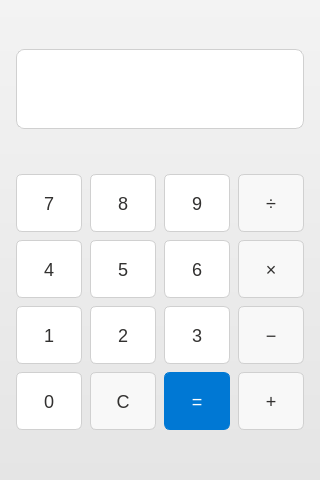
<?xml version="1.0" encoding="UTF-8"?>
<ui version="4.0">
 <class>Widget</class>
 <widget class="QWidget" name="Widget">
  <property name="geometry">
   <rect>
    <x>0</x>
    <y>0</y>
    <width>320</width>
    <height>480</height>
   </rect>
  </property>
  <property name="minimumSize">
   <size>
    <width>320</width>
    <height>480</height>
   </size>
  </property>
  <property name="windowTitle">
   <string>Calculator</string>
  </property>
  <property name="styleSheet">
   <string notr="true">
QWidget {
    background: qlineargradient(x1:0, y1:0, x2:0, y2:1, stop:0 #f3f3f3, stop:1 #e5e5e5);
    font-family: "Segoe UI", system-ui;
}
   </string>
  </property>
  <layout class="QVBoxLayout" name="verticalLayout">
   <property name="spacing">
    <number>12</number>
   </property>
   <property name="margin">
    <number>16</number>
   </property>
   <item>
    <widget class="QLineEdit" name="display">
     <property name="minimumSize">
      <size>
       <width>0</width>
       <height>80</height>
      </size>
     </property>
     <property name="font">
      <font>
       <pointsize>28</pointsize>
       <weight>50</weight>
      </font>
     </property>
     <property name="styleSheet">
      <string notr="true">
QLineEdit {
    background: white;
    border: 1px solid #d0d0d0;
    border-radius: 8px;
    padding: 16px 20px;
    color: #323130;
    selection-background-color: #0078d4;
}
      </string>
     </property>
     <property name="alignment">
      <set>Qt::AlignRight</set>
     </property>
     <property name="readOnly">
      <bool>true</bool>
     </property>
    </widget>
   </item>
   <item>
    <layout class="QGridLayout" name="gridLayout">
     <property name="spacing">
      <number>8</number>
     </property>
     <property name="verticalSpacing">
      <number>8</number>
     </property>
     <!-- 第一行 -->
     <item row="0" column="0">
      <widget class="QPushButton" name="button7">
       <property name="text">
        <string>7</string>
       </property>
       <property name="styleSheet">
        <string notr="true">
QPushButton {
    background: white;
    border: 1px solid #d0d0d0;
    border-radius: 6px;
    color: #323130;
    font-size: 18px;
    font-weight: normal;
    min-height: 56px;
}
QPushButton:hover {
    background: #f8f8f8;
}
QPushButton:pressed {
    background: #f0f0f0;
}
        </string>
       </property>
      </widget>
     </item>
     <item row="0" column="1">
      <widget class="QPushButton" name="button8">
       <property name="text">
        <string>8</string>
       </property>
       <property name="styleSheet">
        <string notr="true">QPushButton { background: white; border: 1px solid #d0d0d0; border-radius: 6px; color: #323130; font-size: 18px; font-weight: normal; min-height: 56px; } QPushButton:hover { background: #f8f8f8; } QPushButton:pressed { background: #f0f0f0; }</string>
       </property>
      </widget>
     </item>
     <item row="0" column="2">
      <widget class="QPushButton" name="button9">
       <property name="text">
        <string>9</string>
       </property>
       <property name="styleSheet">
        <string notr="true">QPushButton { background: white; border: 1px solid #d0d0d0; border-radius: 6px; color: #323130; font-size: 18px; font-weight: normal; min-height: 56px; } QPushButton:hover { background: #f8f8f8; } QPushButton:pressed { background: #f0f0f0; }</string>
       </property>
      </widget>
     </item>
     <item row="0" column="3">
      <widget class="QPushButton" name="buttonDivide">
       <property name="text">
        <string>÷</string>
       </property>
       <property name="styleSheet">
        <string notr="true">QPushButton { background: #f8f8f8; border: 1px solid #d0d0d0; border-radius: 6px; color: #323130; font-size: 18px; font-weight: normal; min-height: 56px; } QPushButton:hover { background: #f0f0f0; } QPushButton:pressed { background: #e8e8e8; }</string>
       </property>
      </widget>
     </item>
     <!-- 第二行 -->
     <item row="1" column="0">
      <widget class="QPushButton" name="button4">
       <property name="text">
        <string>4</string>
       </property>
       <property name="styleSheet">
        <string notr="true">QPushButton { background: white; border: 1px solid #d0d0d0; border-radius: 6px; color: #323130; font-size: 18px; font-weight: normal; min-height: 56px; } QPushButton:hover { background: #f8f8f8; } QPushButton:pressed { background: #f0f0f0; }</string>
       </property>
      </widget>
     </item>
     <item row="1" column="1">
      <widget class="QPushButton" name="button5">
       <property name="text">
        <string>5</string>
       </property>
       <property name="styleSheet">
        <string notr="true">QPushButton { background: white; border: 1px solid #d0d0d0; border-radius: 6px; color: #323130; font-size: 18px; font-weight: normal; min-height: 56px; } QPushButton:hover { background: #f8f8f8; } QPushButton:pressed { background: #f0f0f0; }</string>
       </property>
      </widget>
     </item>
     <item row="1" column="2">
      <widget class="QPushButton" name="button6">
       <property name="text">
        <string>6</string>
       </property>
       <property name="styleSheet">
        <string notr="true">QPushButton { background: white; border: 1px solid #d0d0d0; border-radius: 6px; color: #323130; font-size: 18px; font-weight: normal; min-height: 56px; } QPushButton:hover { background: #f8f8f8; } QPushButton:pressed { background: #f0f0f0; }</string>
       </property>
      </widget>
     </item>
     <item row="1" column="3">
      <widget class="QPushButton" name="buttonMultiply">
       <property name="text">
        <string>×</string>
       </property>
       <property name="styleSheet">
        <string notr="true">QPushButton { background: #f8f8f8; border: 1px solid #d0d0d0; border-radius: 6px; color: #323130; font-size: 18px; font-weight: normal; min-height: 56px; } QPushButton:hover { background: #f0f0f0; } QPushButton:pressed { background: #e8e8e8; }</string>
       </property>
      </widget>
     </item>
     <!-- 第三行 -->
     <item row="2" column="0">
      <widget class="QPushButton" name="button1">
       <property name="text">
        <string>1</string>
       </property>
       <property name="styleSheet">
        <string notr="true">QPushButton { background: white; border: 1px solid #d0d0d0; border-radius: 6px; color: #323130; font-size: 18px; font-weight: normal; min-height: 56px; } QPushButton:hover { background: #f8f8f8; } QPushButton:pressed { background: #f0f0f0; }</string>
       </property>
      </widget>
     </item>
     <item row="2" column="1">
      <widget class="QPushButton" name="button2">
       <property name="text">
        <string>2</string>
       </property>
       <property name="styleSheet">
        <string notr="true">QPushButton { background: white; border: 1px solid #d0d0d0; border-radius: 6px; color: #323130; font-size: 18px; font-weight: normal; min-height: 56px; } QPushButton:hover { background: #f8f8f8; } QPushButton:pressed { background: #f0f0f0; }</string>
       </property>
      </widget>
     </item>
     <item row="2" column="2">
      <widget class="QPushButton" name="button3">
       <property name="text">
        <string>3</string>
       </property>
       <property name="styleSheet">
        <string notr="true">QPushButton { background: white; border: 1px solid #d0d0d0; border-radius: 6px; color: #323130; font-size: 18px; font-weight: normal; min-height: 56px; } QPushButton:hover { background: #f8f8f8; } QPushButton:pressed { background: #f0f0f0; }</string>
       </property>
      </widget>
     </item>
     <item row="2" column="3">
      <widget class="QPushButton" name="buttonMinus">
       <property name="text">
        <string>−</string>
       </property>
       <property name="styleSheet">
        <string notr="true">QPushButton { background: #f8f8f8; border: 1px solid #d0d0d0; border-radius: 6px; color: #323130; font-size: 18px; font-weight: normal; min-height: 56px; } QPushButton:hover { background: #f0f0f0; } QPushButton:pressed { background: #e8e8e8; }</string>
       </property>
      </widget>
     </item>
     <!-- 第四行 -->
     <item row="3" column="0">
      <widget class="QPushButton" name="button0">
       <property name="text">
        <string>0</string>
       </property>
       <property name="styleSheet">
        <string notr="true">QPushButton { background: white; border: 1px solid #d0d0d0; border-radius: 6px; color: #323130; font-size: 18px; font-weight: normal; min-height: 56px; } QPushButton:hover { background: #f8f8f8; } QPushButton:pressed { background: #f0f0f0; }</string>
       </property>
      </widget>
     </item>
     <item row="3" column="1">
      <widget class="QPushButton" name="buttonClear">
       <property name="text">
        <string>C</string>
       </property>
       <property name="styleSheet">
        <string notr="true">QPushButton { background: #f8f8f8; border: 1px solid #d0d0d0; border-radius: 6px; color: #323130; font-size: 18px; font-weight: normal; min-height: 56px; } QPushButton:hover { background: #f0f0f0; } QPushButton:pressed { background: #e8e8e8; }</string>
       </property>
      </widget>
     </item>
     <item row="3" column="2">
      <widget class="QPushButton" name="buttonEquals">
       <property name="text">
        <string>=</string>
       </property>
       <property name="styleSheet">
        <string notr="true">
QPushButton {
    background: #0078d4;
    border: 1px solid #0078d4;
    border-radius: 6px;
    color: white;
    font-size: 18px;
    font-weight: normal;
    min-height: 56px;
}
QPushButton:hover {
    background: #106ebe;
}
QPushButton:pressed {
    background: #005a9e;
}
        </string>
       </property>
      </widget>
     </item>
     <item row="3" column="3">
      <widget class="QPushButton" name="buttonPlus">
       <property name="text">
        <string>+</string>
       </property>
       <property name="styleSheet">
        <string notr="true">QPushButton { background: #f8f8f8; border: 1px solid #d0d0d0; border-radius: 6px; color: #323130; font-size: 18px; font-weight: normal; min-height: 56px; } QPushButton:hover { background: #f0f0f0; } QPushButton:pressed { background: #e8e8e8; }</string>
       </property>
      </widget>
     </item>
    </layout>
   </item>
  </layout>
 </widget>
 <resources/>
 <connections/>
</ui>
